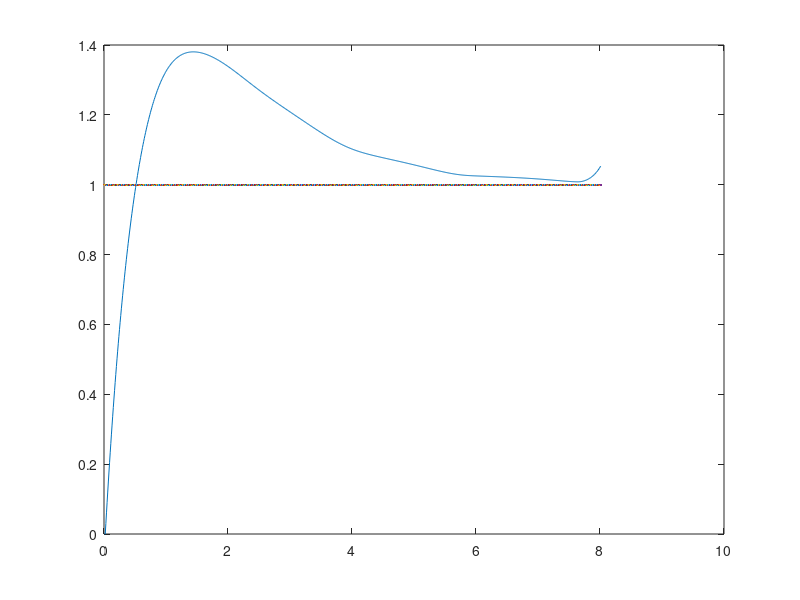
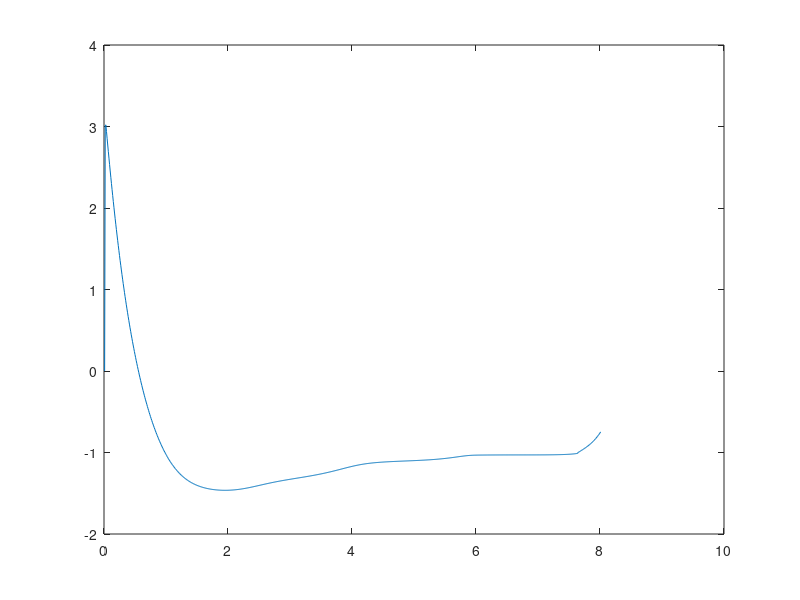

Here is the MATLAB script that generated these plots, in order:
% Federal University of Rio Grande do Norte
% Title: Adaptive Pole Placement Control
% Author: Danilo Pena
% Description: APPC with a first order plant

clear
close all
clc

h = 0.01; 
t = 0:h:8; 
n = max(size(t)); 

%% Initialization

dy_o = zeros(1,n-1);
y_o = zeros(1,n-1);
e_o = zeros(1,n-1);
u_o = zeros(1,n-1);

% Variables
r = 1;
y = 0; 
y_ch = 0;
e = 0;
de = 0;
b = 1;
a = -1;
am = 1;
a_ch = -1;
b_ch = 1;
u = 0;
gama1 = 5;
gama2 = 5;

% Controller parameter
% Characteristic Polynomial: A(s)=(s+1)^2

%% Loop

for  k=1:n
    if b_ch==0
        b_ch = 0.1;
    end

    % Plant  =>  b/(s+a)
    dy = -a*y + b*u;
    dy_o(k) = dy;
    
    y = dy*h + y;
    y_o(k) = y;
    
    % Control Law
    p1 = (2-a_ch)/b_ch;
    p0 = 1/b_ch;
    
    du = p1*de + p0*e;
    u = du*h + u;
    u_o(k) = u;
    
    % Error
    e = r - y;
    e_o(k) = e;  
    
    if (k>1)
        de = (e-e_o(k-1))/h;
    else
        de = (e-0)/h;     
    end
    de_o(k) = de;
    
    % Estimation
    dy_ch = -a_ch*y_ch + b_ch*u;
    dy_ch_o(k) = dy_ch;
    
    y_ch = dy_ch*h + y_ch;
    y_ch_o(k) = y_ch;
    
    % Estimation error
    e0 = y - y_ch;
    
    % Adaptive Law
    da_ch = - gama1*e0*y;
    a_ch = da_ch*h + a_ch;
    
    db_ch = gama2*e0*u;
    b_ch = db_ch*h + b_ch;
    
    t_o(k) = k*h;
end

%% Plots

figure (1)
plot(t_o,y_o,t_o,r)
figure (2)
plot(t_o,u_o)
%figure (3)
%plot(t_o,eo_o)
